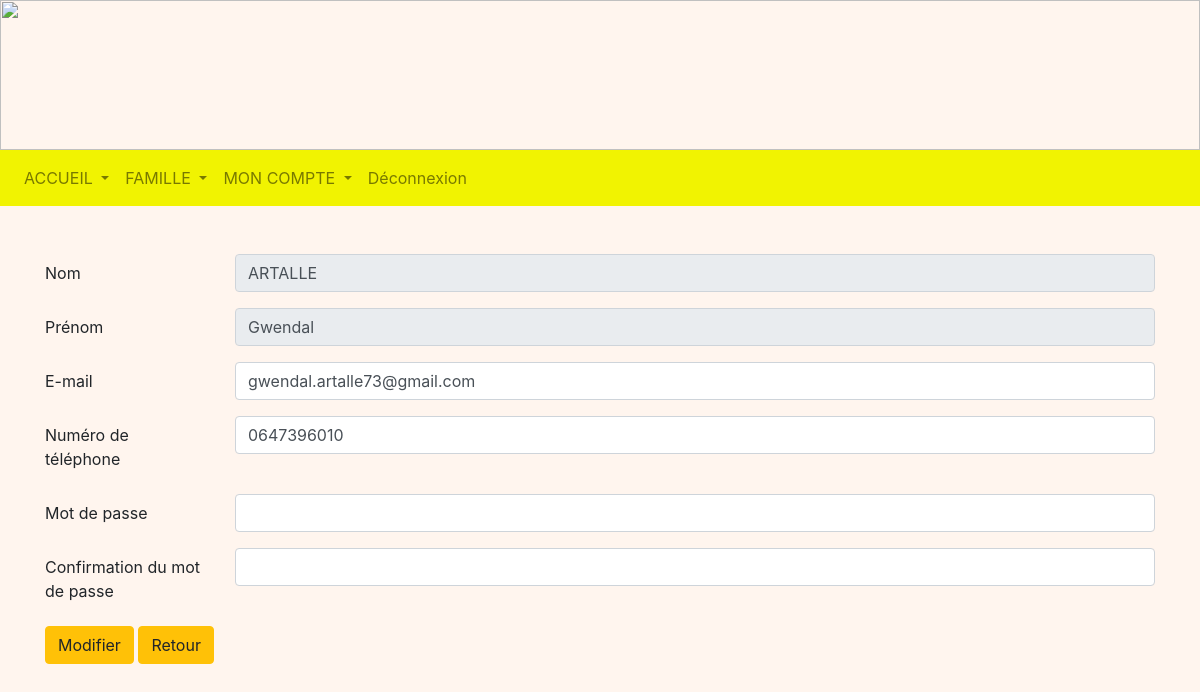
Before: /info2 (signed in) with the older database file.
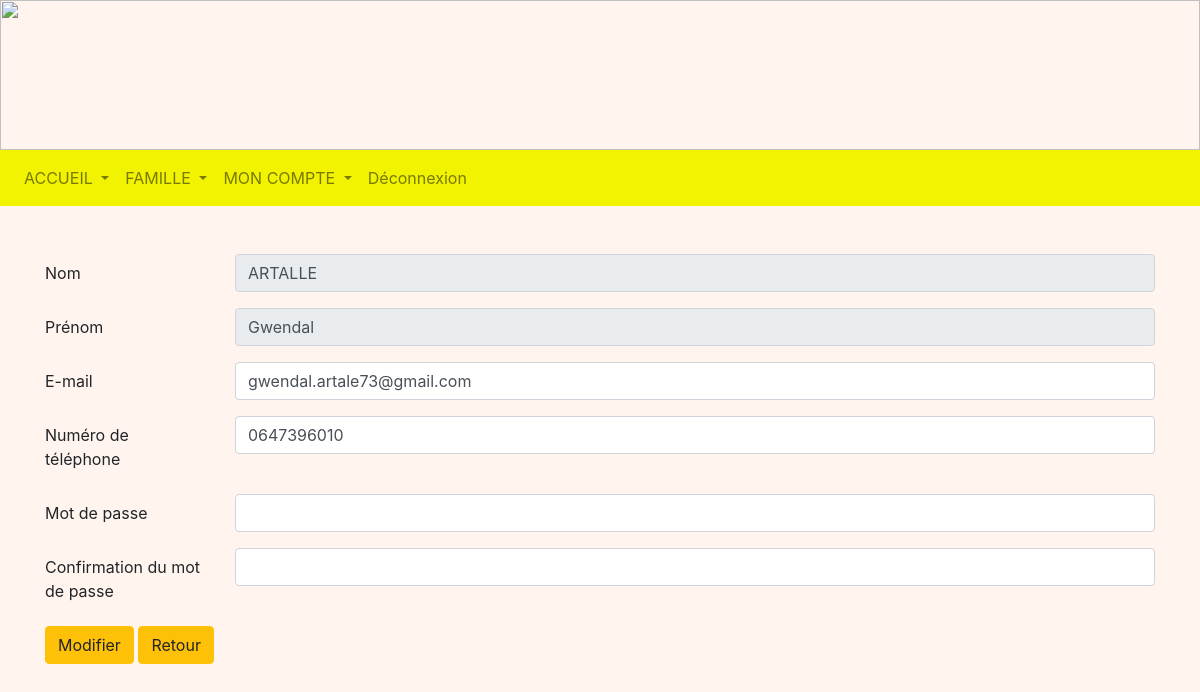
After: the same page with the newer database file.
### tables this page shows
CREATE TABLE Representant (
  code_representant integer primary key autoincrement,
  nom_representant TEXT NOT NULL,
  prenom_representant TEXT NOT NULL,
  telephone TEXT,
  email TEXT,
  identifiant TEXT NOT NULL,
  FOREIGN KEY (identifiant) REFERENCES Compte(identifiant)
);

### representant.py (the view, shortened to what this page needs)
@app.route('/info2', methods = ["GET", "POST"])
@login_required
def info2():
    db = get_db()
    cur = db.cursor()
    info = cur.execute("SELECT * FROM Representant WHERE identifiant = ?",(flask_login.current_user.name, )).fetchone()
    enfants = cur.execute("SELECT code_enfant, prenom_enfant FROM Enfant AS E INNER JOIN Representant AS R ON E.code_representant = R.code_representant WHERE R.identifiant = ?", (flask_login.current_user.name, )).fetchall()
    return render_template('R_modifInfo.html', info = info, enfants = enfants)

### main.py (called while the page is built)
@login_manager.user_loader
def load_user(user_id):
    db = get_db()
    cur = db.cursor()
    user = cur.execute('SELECT identifiant, mot_de_passe FROM Compte WHERE identifiant=?', (user_id, )).fetchone()
    return User(user[0], user[1])

def get_db():
    if 'db' not in g:
        g.db = sqlite3.connect(DATABASE)
    return g.db

@app.teardown_appcontext
def close_connection(exception):
    db = g.pop('db', None)
    if db is not None:
        db.close()

### templates/R_modifInfo.html (shortened to what this page needs)
<!DOCTYPE html>
<html>
<head>
    <link rel="stylesheet" href="https://cdn.jsdelivr.net/npm/bootstrap@4.3.1/dist/css/bootstrap.min.css"
>
    <link rel="stylesheet" href="/static/css/main.css">
</head>
<body>
    {% extends "R_layout.html" %}
    {% block content %}
    <div class="container mt-5">
        <form method="POST">
            <div class="mb-3 row">
                <label for="name" class="col-sm-2 col-form-label">Nom</label>
                <div class="col-sm-10">
                    <input class="form-control" type="text" value="{{info[1]}}" aria-label="readonly input example"
                        readonly>
                </div>
            </div>
            <div class="mb-3 row">
                <label for="name" class="col-sm-2 col-form-label">Prénom</label>
                <div class="col-sm-10">
                    <input class="form-control" type="text" value="{{info[2]}}" aria-label="readonly input example"
                        readonly>
                </div>
            </div>
            <div class="mb-3 row">
                <label for="e-mail" class="col-sm-2 col-form-label">E-mail</label>
                <div class="col-sm-10">
                    <input name="e-mail" id="e-mail" class="form-control" type="text" value="{{info[4]}}"
                        aria-label="default input example">
                </div>
            </div>
            <div class="mb-3 row">
                <label for="phone" class="col-sm-2 col-form-label">Numéro de téléphone</label>
                <div class="col-sm-10">
                    <input name="phone" id="phone" class="form-control" type="text" value="{{info[3]}}"
                        aria-label="default input example">
                </div>
            </div>
            <div class="mb-3 row">
                <label for="password" class="col-sm-2 col-form-label">Mot de passe</label>
                <div class="col-sm-10">
                    <input name="password" id="password" class="form-control" type="password" value=""
                        aria-label="default input example">
                </div>
            </div>
            <div class="mb-3 row">
                <label for="password2" class="col-sm-2 col-form-label">Confirmation du mot de passe</label>
                <div class="col-sm-10">
                    <input name="password2" id="password2" class=" form-control" type="password" value=""
                        aria-label="default input example">
                </div>
            </div>
            <button type="submit" class="btn btn-warning">Modifier</button>
            <a href="/info" class="btn btn-warning">Retour</a>
        </form>
    </div>
    {% endblock %}

Changed rows visible on the page:
changed Representant "ARTALLE": e-mail "gwendal.artalle73@gmail.com" → "gwendal.artale73@gmail.com"
